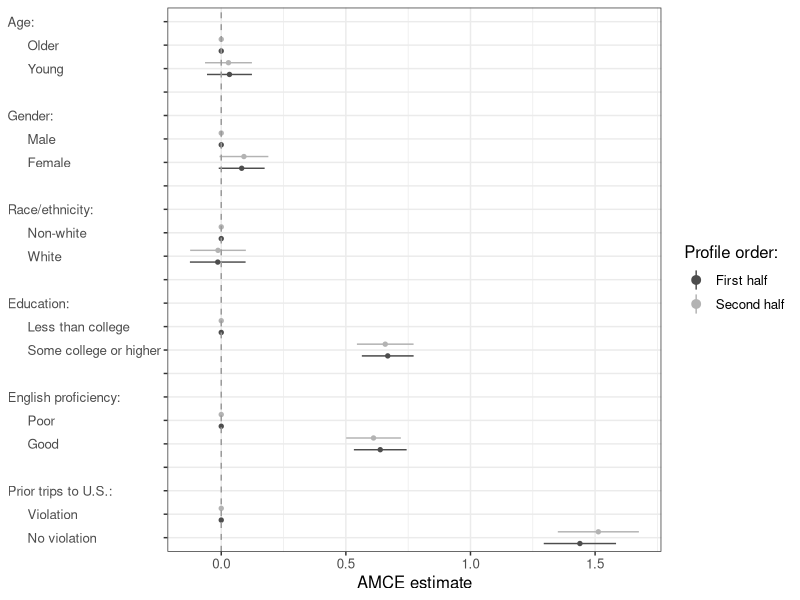
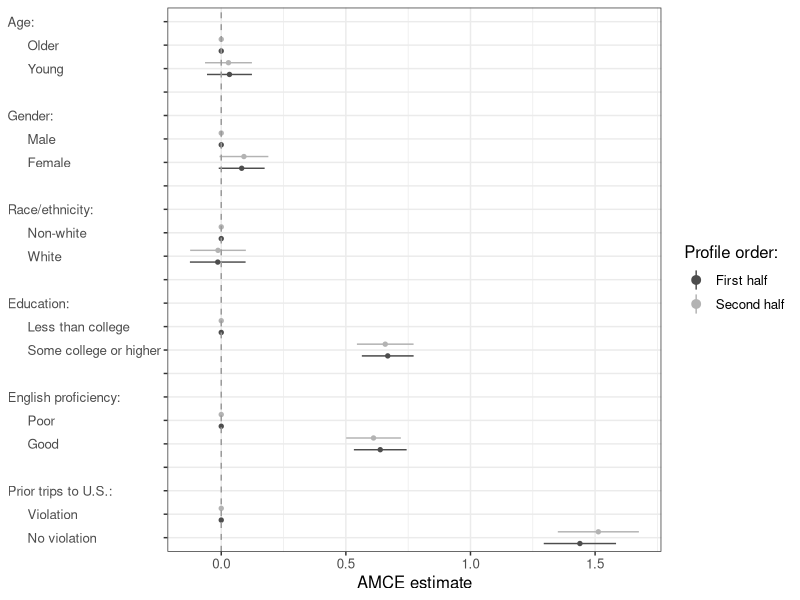

R code for these plots, in order:

# install.packages('ggplot2')

library(ggplot2)

data = read.csv(file = '../data/data_06_figureS2.csv')

data.1 = data[,1:3]
data.2 = data[,c(1,4,5)]

n = dim(data.1)[1]

colnames(data.2) = colnames(data.1)

data.3 = rbind.data.frame(data.1, data.2)

order = c(
  rep('First half', times=n),
  rep('Second half', times=n)
)

coefs = cbind.data.frame(order, data.3)

colnames(coefs) = c(
  'order', 'term', 'estimate', 'std.error'
)

coefs$term = factor(
  coefs$term,
  levels = c(
    "     No violation",
    "     Violation",
    "Prior trips to U.S.:",
    "a5",
    "     Good",
    "     Poor",
    "English proficiency:",
    "a4",
    "     Some college or higher",
    "     Less than college",
    "Education:",
    "a3",
    "     White",
    "     Non-white",
    "Race/ethnicity:",
    "a2",
    "     Female",
    "     Male",
    "Gender:",
    "a1",
    "     Young",
    "     Older",
    "Age:"
  )
)

g = ggplot(coefs) +
  theme_bw() +
  geom_pointrange(
    aes(
      x = term,
      y = estimate,
      ymin = estimate-1.96*std.error,
      ymax = estimate+1.96*std.error,
      color = order
    ),
    position = position_dodge(width=1),
    fatten = 1
  ) +
  geom_hline(yintercept=0, color='gray60', linetype=2) +
  coord_flip() +
  theme(axis.title.y=element_blank()) +
  theme(strip.text.y=element_text(angle=0)) +
  theme(text=element_text(size=12)) +
  ylab('AMCE estimate') +
  scale_color_grey(start=.3, end=.7) +
  scale_x_discrete(
    drop = FALSE,
    labels = c(
      "a1" = " ",
      "a2" = " ",
      "a3" = " ",
      "a4" = " ",
      "a5" = " "
    )
  ) +
  theme(axis.text.y=element_text(hjust=0)) +
  labs(color="Profile order:")
g

ggsave(
  filename = '../figures/figureS2.pdf',
  plot = g,
  width = 6,
  height = 4,
  units = 'in'
)
